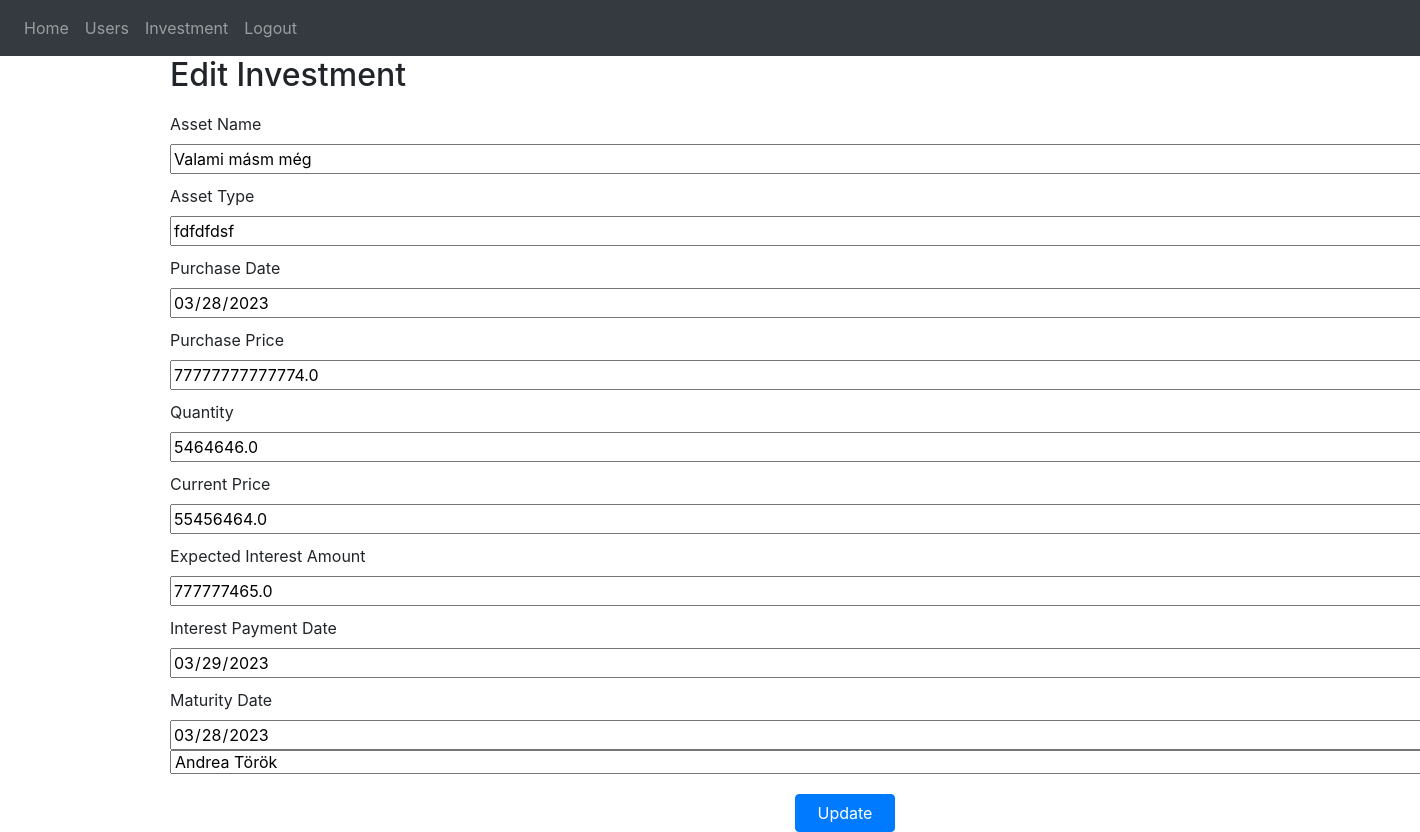
Page /edit-investment/3 (signed in) on the earlier database version.
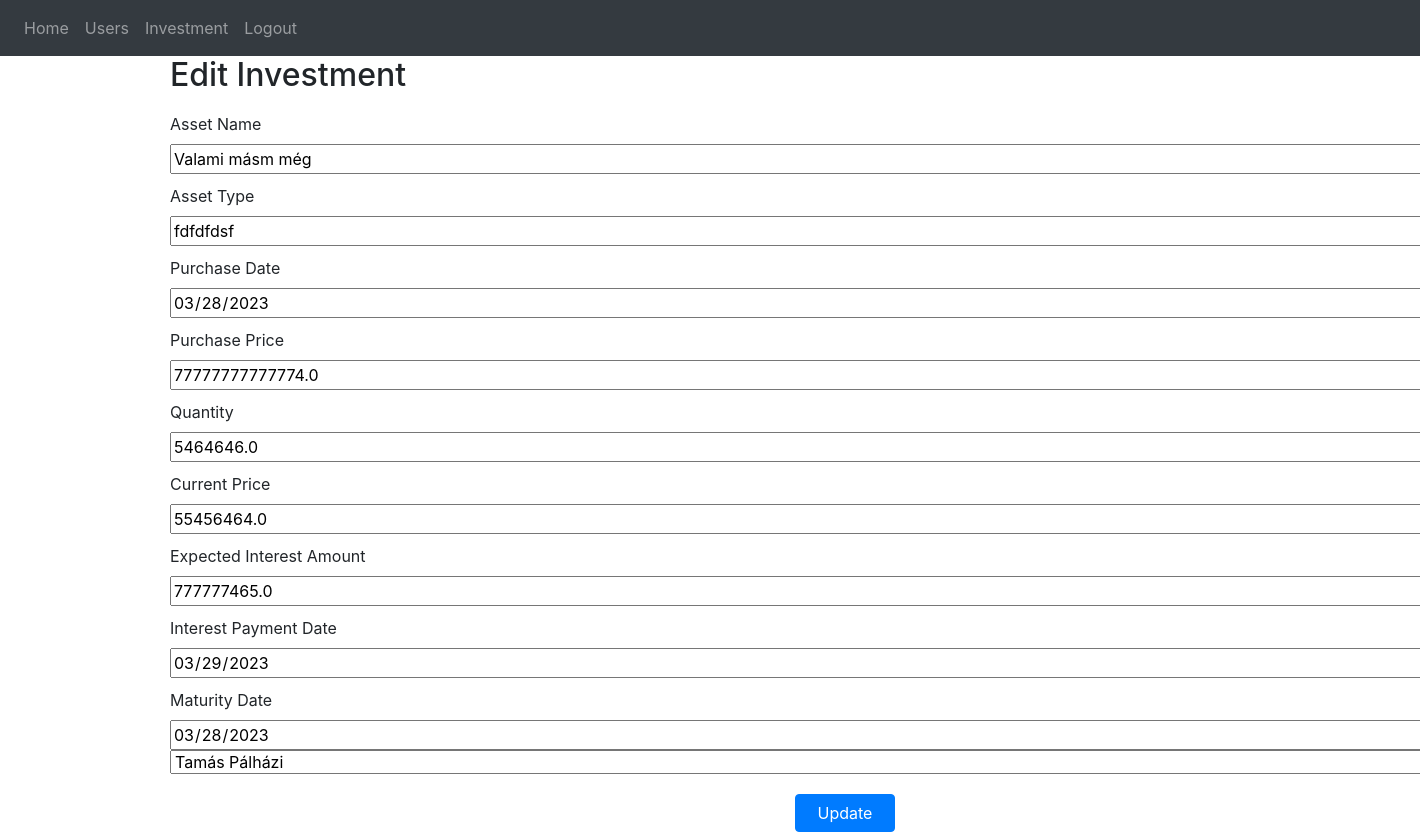
Same page on the later database version.
### website/models.py (models this page shows)
class Investment(db.Model):
    id = db.Column(db.Integer, primary_key=True)
    asset_name = db.Column(db.String(150))
    asset_type = db.Column(db.String(150))
    purchase_date = db.Column(db.DateTime(timezone=True))
    purchase_price = db.Column(db.Float)
    quantity = db.Column(db.Float)
    current_price = db.Column(db.Float)
    expected_interest_amount = db.Column(db.Float)
    interest_payment_date = db.Column(db.DateTime(timezone=True))
    maturity_date = db.Column(db.DateTime(timezone=True))
    user_id = db.Column(db.Integer, db.ForeignKey('user.id'))
    user = db.relationship('User', back_populates='investments')

class User(db.Model, UserMixin):
    id = db.Column(db.Integer, primary_key=True)
    email = db.Column(db.String(150), unique=True)
    password = db.Column(db.String(150))
    first_name = db.Column(db.String(150))
    second_name = db.Column(db.String(150))
    notes = db.relationship('Note')

### website/views.py (the view, shortened to what this page needs)
@views.route('/edit-investment/<int:investment_id>', methods=['GET', 'POST'])
@login_required
def edit_investment(investment_id):
    investment = Investment.query.get_or_404(investment_id)
    users = User.query.all()  # Hozzáadva
    return render_template('edit_investment.html', investment=investment, user=current_user, users=users)  # Módosítva

### website/__init__.py (called while the page is built)
def create_app():
    app = Flask(__name__)
    app.config['SECRET_KEY'] = 'hjshjhdjah kjshkjdhjs'
    app.config['SQLALCHEMY_DATABASE_URI'] = f'sqlite:///{DB_NAME}'
    db.init_app(app)
    from .views import views
    from .auth import auth
    app.register_blueprint(views, url_prefix='/')
    app.register_blueprint(auth, url_prefix='/')
    from .models import User, Note
    with app.app_context():
        db.create_all()
    login_manager = LoginManager()
    login_manager.login_view = 'auth.login'
    login_manager.init_app(app)
    @login_manager.user_loader
    def load_user(id):
        return User.query.get(int(id))
    return app

### website/templates/edit_investment.html (shortened to what this page needs)
{% extends "base.html" %}
{% block content %}
    <div class="container">
        <h2>Edit Investment</h2>
        <form action="{{ url_for('views.edit_investment', investment_id=investment.id) }}" method="post">
            <label for="assetName">Asset Name</label>
            <input type="text" name="assetName" id="assetName" value="{{ investment.asset_name }}" required>
            <label for="assetType">Asset Type</label>
            <input type="text" name="assetType" id="assetType" value="{{ investment.asset_type }}" required>
            <label for="purchaseDate">Purchase Date</label>
            <input type="date" name="purchaseDate" id="purchaseDate" value="{{ investment.purchase_date.date() }}" required>
            <label for="purchasePrice">Purchase Price</label>
            <input type="number" step="any" name="purchasePrice" id="purchasePrice" value="{{ investment.purchase_price }}" required>
            <label for="quantity">Quantity</label>
            <input type="number" step="any" name="quantity" id="quantity" value="{{ investment.quantity }}" required>
            <label for="currentPrice">Current Price</label>
            <input type="number" step="any" name="currentPrice" id="currentPrice" value="{{ investment.current_price }}" required>
            <label for="expectedInterestAmount">Expected Interest Amount</label>
            <input type="number" step="any" name="expectedInterestAmount" id="expectedInterestAmount" value="{{ investment.expected_interest_amount }}" required>
            <label for="interestPaymentDate">Interest Payment Date</label>
            <input type="date" name="interestPaymentDate" id="interestPaymentDate" value="{{ investment.interest_payment_date.date() }}" required>
            <label for="maturityDate">Maturity Date</label>
            <input type="date" name="maturityDate" id="maturityDate" value="{{ investment.maturity_date.date() }}" required>
            <select name="user" id="user" required>
                {% for user in users %}
                    <option value="{{ user.id }}" {% if user.id == investment.user_id %}selected{% endif %}>{{ user.first_name }} {{ user.second_name }}</option>
                {% endfor %}
            </select>
            <button type="submit" class="btn btn-primary">Update</button>
        </form>
    </div>
{% endblock %}

Differences in the rows shown:
changed Investment "Valami másm még": user "Andrea Török" → "Tamás Pálházi"
